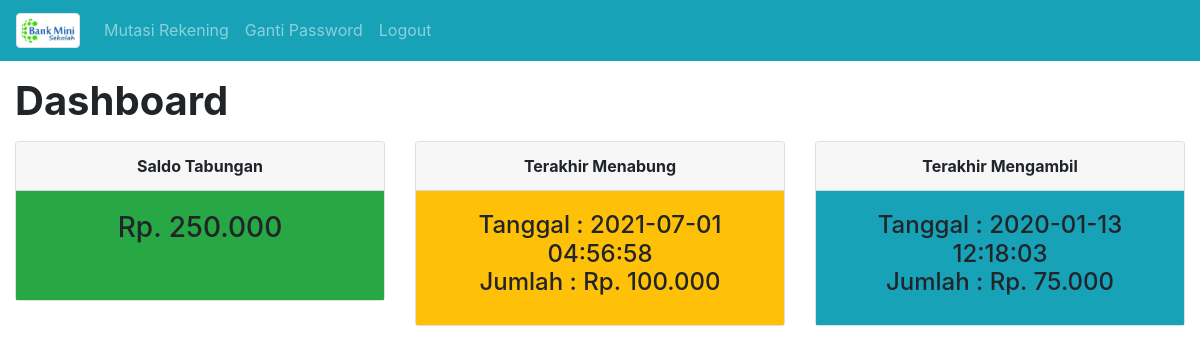
The app's page /index.php (signed in) with its own data.
### tables this page shows
CREATE TABLE `dataSimpanan` (
  `IdSimpanan` int(11) NOT NULL,
  `WaktuTransaksi` datetime NOT NULL,
  `MutasiSimpanan` enum('Simpan','Tarik') NOT NULL,
  `NoRekening` char(5) NOT NULL,
  `Jumlah` int(11) NOT NULL
);

### nasabahPanel.php (the view)
<?php
		$nomorRekening=$_SESSION['user'];
		$sqlDataSimpanan=mysqli_query($koneksi,"SELECT SUM(Jumlah) as jml
		FROM dataSimpanan
		WHERE NoRekening ='$nomorRekening' AND MutasiSimpanan='Simpan'");
		$totalSimpanan=mysqli_fetch_array($sqlDataSimpanan,MYSQLI_ASSOC);
		$sqlDataPengambilan=mysqli_query($koneksi,"SELECT SUM(Jumlah) as jml
		FROM dataSimpanan
		WHERE NoRekening ='$nomorRekening' AND MutasiSimpanan='Tarik'");
		$totalPengambilan=mysqli_fetch_array($sqlDataPengambilan,MYSQLI_ASSOC);
		$saldo=$totalSimpanan['jml']-$totalPengambilan['jml'];
		$sqlInfoNabung=mysqli_query($koneksi,"SELECT *
		FROM dataSimpanan
		WHERE NoRekening ='$nomorRekening' AND MutasiSimpanan='Simpan' order by WaktuTransaksi DESC");
		$dataInfoNabung=mysqli_fetch_array($sqlInfoNabung,MYSQLI_ASSOC);
		$sqlInfoTarik=mysqli_query($koneksi,"SELECT *
		FROM dataSimpanan
		WHERE NoRekening ='$nomorRekening' AND MutasiSimpanan='Tarik' order by WaktuTransaksi DESC");
		$dataInfoTarik=mysqli_fetch_array($sqlInfoTarik,MYSQLI_ASSOC);
?>
<h1 class="font-weight-bold mt-3">Dashboard</h1>
<div class="row mt-2">
	<div class="col-md-4 mt-2">
		<div class="card" style="min-height:160px">
			<div class="card-header text-center font-weight-bold">Saldo Tabungan</div>
			<div class="card-body text-center bg-success">
				<h3>Rp. <?=number_format($saldo,0,',','.');?></h3>
			</div>
		</div>
	</div>
	<div class="col-md-4 mt-2">
		<div class="card" style="min-height:160px">
			<div class="card-header text-center font-weight-bold">Terakhir Menabung</div>
			<div class="card-body text-center bg-warning">
				<h4>Tanggal : <?=$dataInfoNabung['WaktuTransaksi'];?>
					<br/>
					Jumlah : Rp. <?=number_format($dataInfoNabung['Jumlah'],0,',','.');?>
				</h4>
			</div>
		</div>
	</div>
	<div class="col-md-4 mt-2">
		<div class="card" style="min-height:160px">
			<div class="card-header text-center font-weight-bold">Terakhir Mengambil</div>
			<div class="card-body text-center bg-info">
				<h4>Tanggal : <?=$dataInfoTarik['WaktuTransaksi'];?>
					<br/>
					Jumlah : Rp. <?=number_format($dataInfoTarik['Jumlah'],0,',','.');?>
				</h4>
			</div>
		</div>
	</div>
</div>

### records on screen
datasimpanan: WaktuTransaksi "2021-07-01 04:56:58", Jumlah "100.000"
datasimpanan: WaktuTransaksi "2020-01-13 12:18:03", Jumlah "75.000"

### other values on screen
$saldo "250.000"
